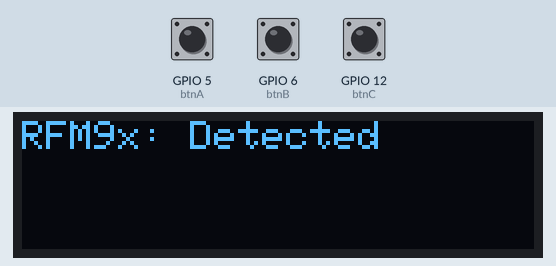
Recording of a program running on a simulated Raspberry Pi (BCM pin numbers). Shown: 128×32 one-colour display. Inputs (shaded band) come from the test bench; at power-on: GPIO 6 (btnB) HIGH, GPIO 12 (btnC) HIGH, GPIO 5 (btnA) HIGH. No radio messages arrive unless stated (any console line starting 'radio sent:' is added by the test bench); what the program prints to the terminal is not drawn.

Above: at 1.2 s.
1.3 s: GPIO 6 (btnB) pulled LOW for 0.15 s
At 1.58 s:
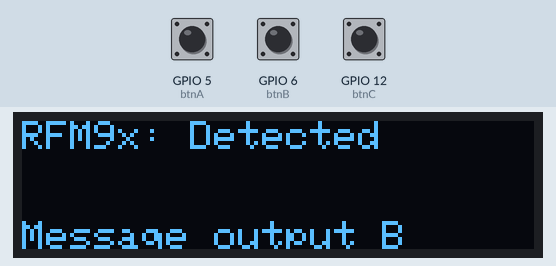
2.9 s: GPIO 12 (btnC) pulled LOW for 0.15 s
At 3.09 s:
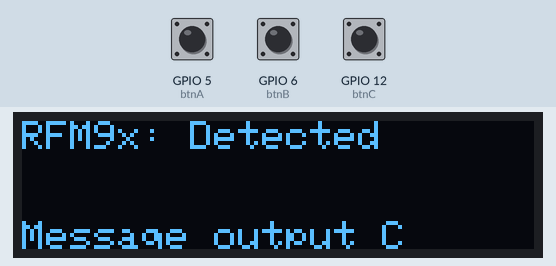
4.5 s: GPIO 6 (btnB) pulled LOW for 1 s
At 4.75 s:
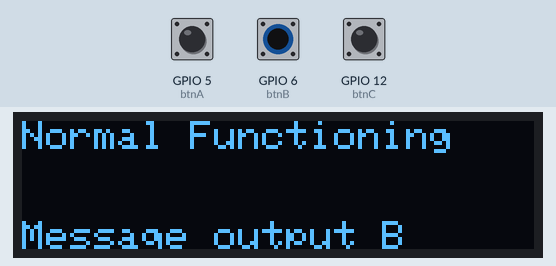
7.0 s: GPIO 12 (btnC) pulled LOW for 1 s
At 7.22 s:
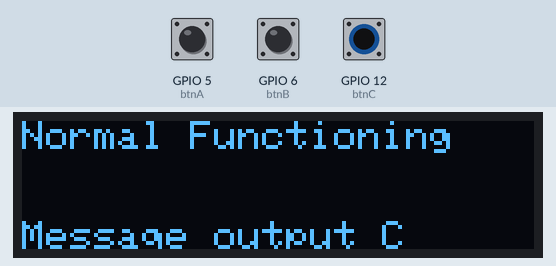
9.5 s: GPIO 5 (btnA) pulled LOW for 0.15 s
Timing chart, 0 to 12.1 s (numbered marks = the images above; inputs shaded):
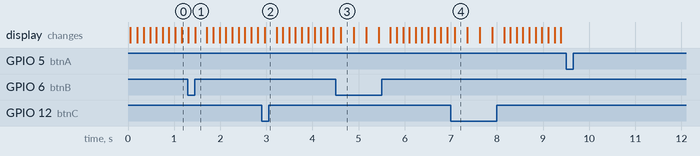

The program:

rfm9x_check.py
```python
#!/usr/bin/python3


"""
Wiring Check, Pi Radio w/RFM9x

Learn Guide: https://learn.adafruit.com/lora-and-lorawan-for-raspberry-pi
Author: Brent Rubell for Adafruit Industries
"""
import time
import busio
from digitalio import DigitalInOut, Direction, Pull
import board
# Import the SSD1306 module.
import adafruit_ssd1306
# Import the RFM9x radio module.
import adafruit_rfm9x

# Button A
btnA = DigitalInOut(board.D5)
btnA.direction = Direction.INPUT
btnA.pull = Pull.UP

# Button B
btnB = DigitalInOut(board.D6)
btnB.direction = Direction.INPUT
btnB.pull = Pull.UP

# Button C
btnC = DigitalInOut(board.D12)
btnC.direction = Direction.INPUT
btnC.pull = Pull.UP

# Create the I2C interface.
i2c = busio.I2C(board.SCL, board.SDA)

# 128x32 OLED Display
reset_pin = DigitalInOut(board.D4)
display = adafruit_ssd1306.SSD1306_I2C(128, 32, i2c, reset=reset_pin)
# Clear the display.
display.fill(0)
display.show()
width = display.width
height = display.height

# Configure RFM9x LoRa Radio
CS = DigitalInOut(board.CE1)
RESET = DigitalInOut(board.D25)
spi = busio.SPI(board.SCK, MOSI=board.MOSI, MISO=board.MISO)


# flip variable to switch header functioning status message
flip = True

try:
    while True:
        # Clear the image
        display.fill(0)

        # Attempt to set up the RFM9x Module
        try:
            rfm9x = adafruit_rfm9x.RFM9x(spi, CS, RESET, 915.0)
            if flip == True:
                display.text('RFM9x: Detected', 0, 0, 1)
                flip = False
            else:
                display.text('Normal Functioning', 0, 0, 1)
                flip = True
        except RuntimeError as error:
            # Thrown on version mismatch
            display.text('RFM9x: ERROR', 0, 0, 1)
            print('RFM9x Error: ', error)

        # Check buttons
        if not btnA.value:
            # Button A Pressed
            message_A = input("input message A")
            display.text(message_A, 0, height-7, 1)
            display.show()
            time.sleep(0.1)
        if not btnB.value:
            # Button B Pressed
            display.text('Message output B', 0, height-7, 1)
            display.show()
            time.sleep(0.1)
        if not btnC.value:
            # Button C Pressed
            display.text('Message output C', 0, height-7, 1)
            display.show()
            time.sleep(0.1)

        display.show()
        time.sleep(0.1)
finally:
    display.fill(0)
    display.show()
```

Measured:
- after the input at 1.3 s, the display: first differs from a run without the input after 0.16 s (image 1)
- after the input at 2.9 s, the display: changes after 0.07 s (image 2)
- after the input at 4.5 s, the display: changes after 0.12 s (image 3)
- after the input at 7.0 s, the display: changes after 0.08 s (image 4)
- after the input at 9.5 s, every drawn part: stays the same
